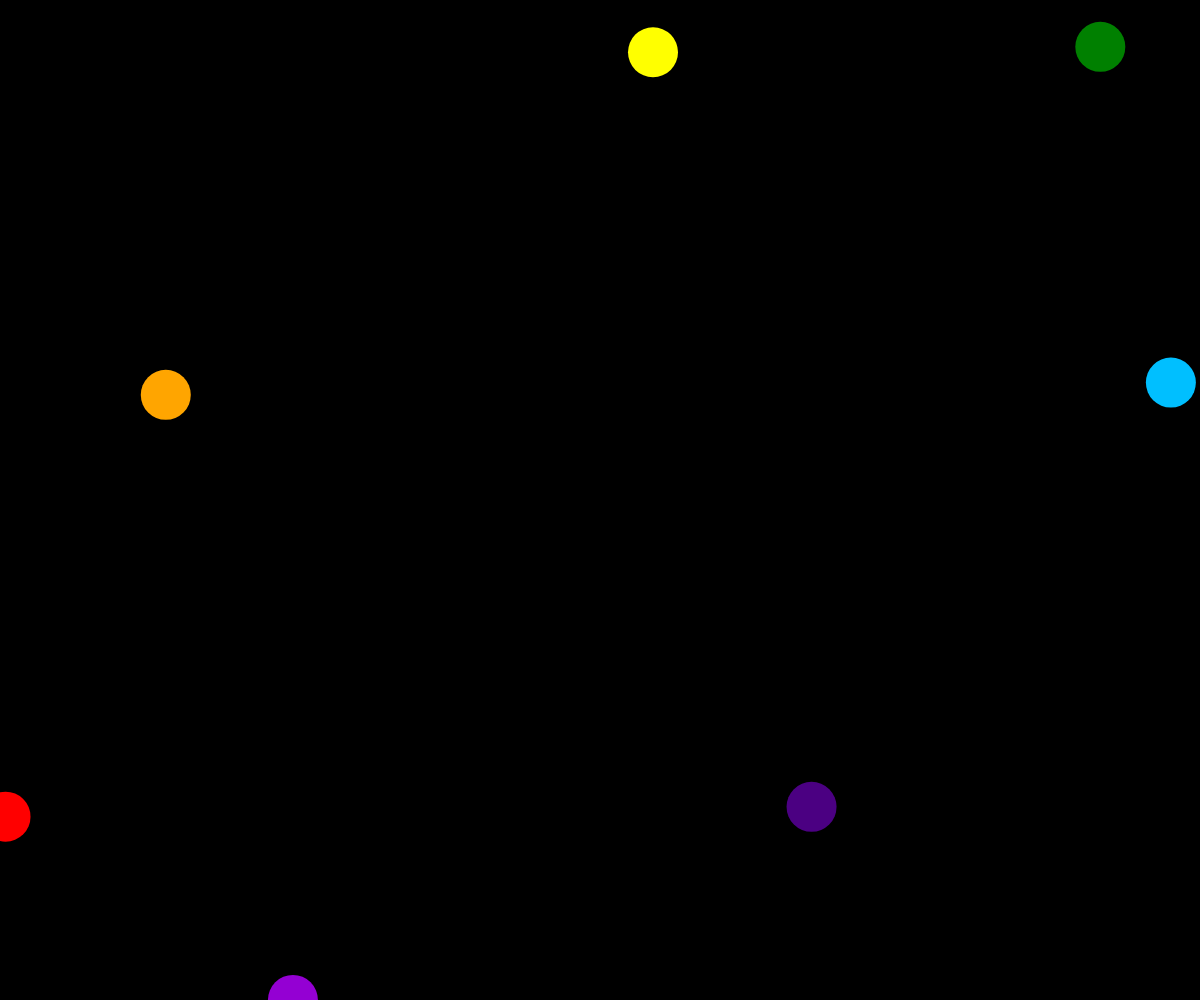
Frame 1 (no input)
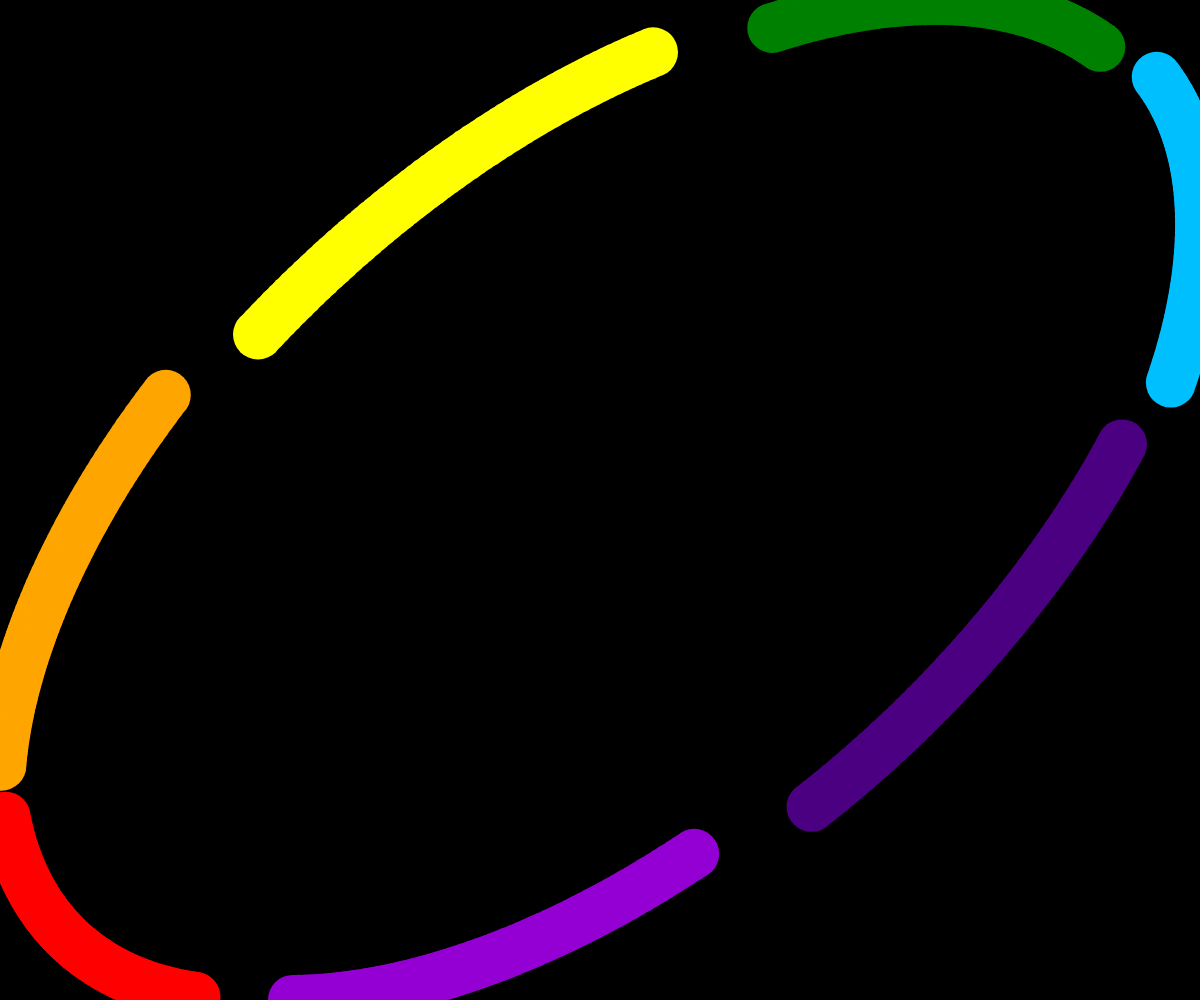
Frame 60 (no input)
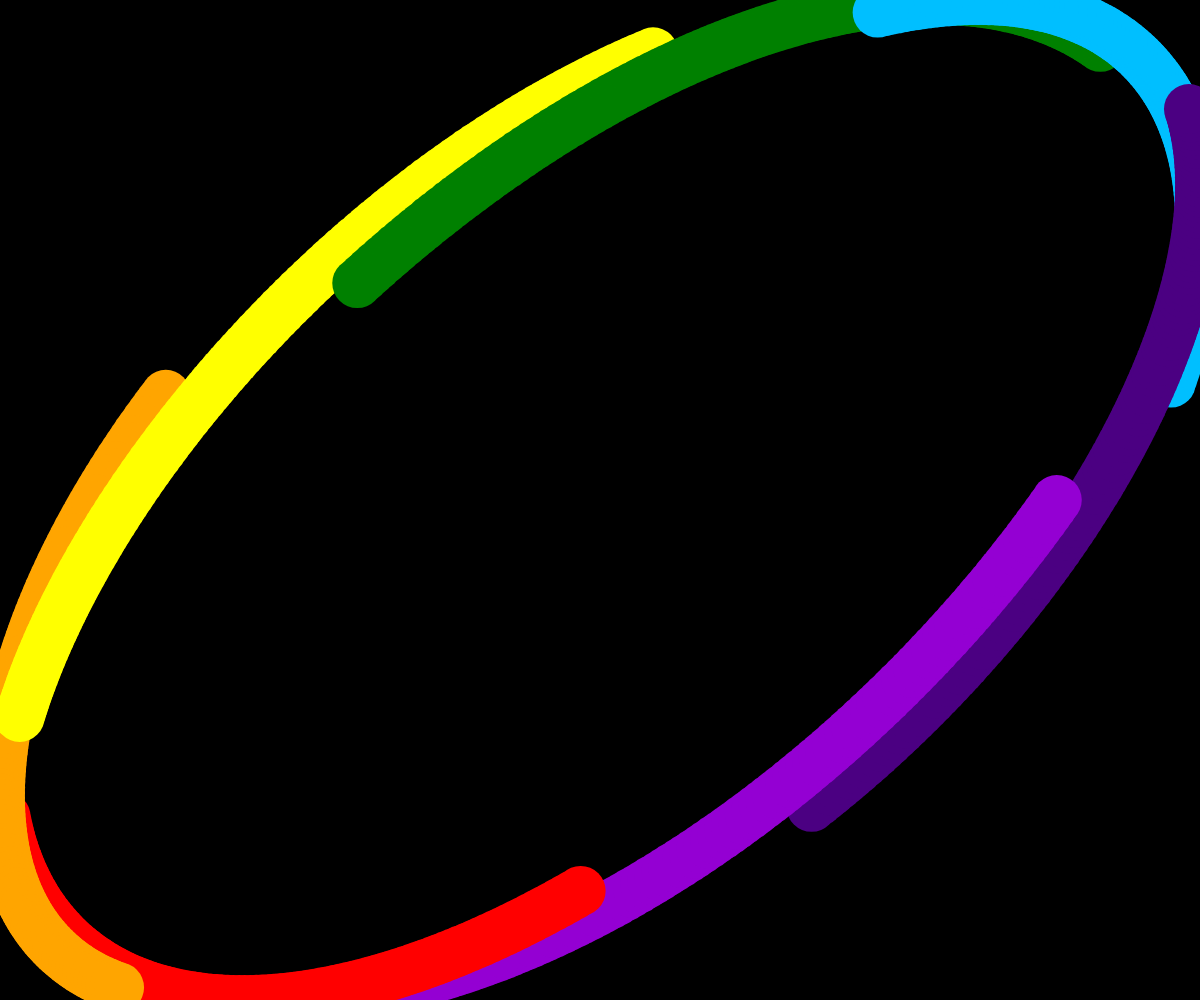
Frame 120 (the mouse pressed at the canvas centre since frame 60)

The p5.js sketch that drew these frames (run headless with seeded random() and noise() and a simulated clock; from frame 60 on, the mouse is pressed at the canvas centre):

// p5.js sketch
// ── sketch.js
let bg = 'rgba(0, 0, 0, 1)';
let bga = 'rgba(0, 0, 0, 0)';
function setup() {
    createCanvas(windowWidth, windowHeight);
    background(bg);
    rectMode(CENTER);
    strokeWeight(0);
}
function draw() {
    background(bga);
    let currentMilliseconds = Date.now();
    // space hehe
    let red = 'rgb(255,0,0)';
    let orange = 'rgb(255,165,0)';
    let yellow = 'rgb(255,255,0)';
    let green = 'rgb(0,128,0)';
    let blue = 'rgb(0,191,255)';
    let indigo = 'rgb(75,0,130)';
    let violet = 'rgb(148,0,211)';
    let colors = [red, orange, yellow, green, blue, indigo, violet];
    let size = 50;
    for (let j = 1; j > 0; j--) {
        for (let i = 0; i < 7; i++) {
            fill(colors[i]);
            let y = (Math.cos(2 * Math.PI * ((currentMilliseconds-((i+1)/7) * 8000)%8000)/8000) + 1) / 2 * (height)/j + (height)*(j-1)/(j*2);
            let x = (Math.sin(2 * Math.PI * ((currentMilliseconds-((i+1)/7) * 8888)%8888)/8888) + 1) / 2 * (width)/j + (width)*(j-1)/(j*2);
            rect(x, y, size, size, size/2);
        }
    }
    let rand_dist = 300;
    let rand_min = 1; let rand_max = 50;
    let wait = 1;
    if (mouseIsPressed) {
        if (currentMilliseconds%wait == 0) {
            let x = mouseX + (Math.random() * rand_dist - rand_dist/2);
            let y = mouseY + (Math.random() * rand_dist - rand_dist/2);
            let size = Math.random() * (rand_max - rand_min) + rand_min;
            fill('rgba(0, 0, 0, 1)');
            circle(x, y, size);
        }
    }
}
